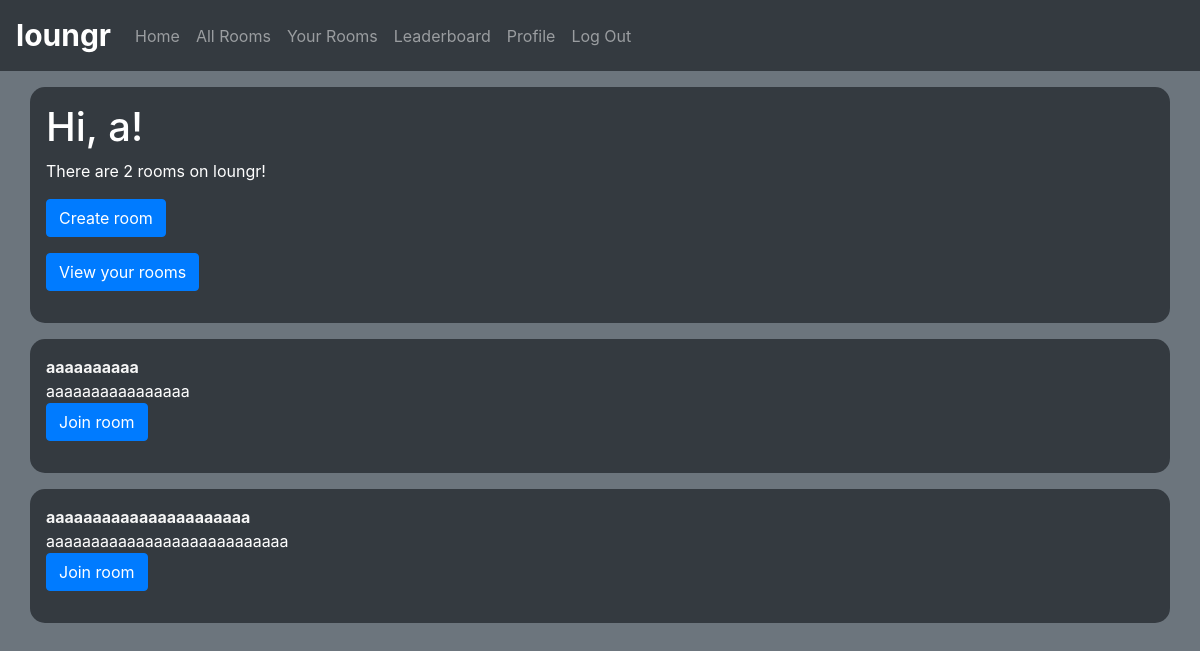
Screenshot of /rooms/all (signed in) with the database file from the repository.
### app/models.py (models this page shows, shortened)
class User(UserMixin, db.Model):
    id = db.Column(db.Integer, primary_key=True)
    username = db.Column(db.String(64), index=True, unique=True)
    email = db.Column(db.String(120), index=True, unique=True)
    password_hash = db.Column(db.String(128))
    posts = db.relationship('Post', backref='author', lazy='dynamic')
    replies = db.relationship('Reply', backref='author', lazy='dynamic')
    about_me = db.Column(db.String(140))
    last_seen = db.Column(db.DateTime, default=datetime.utcnow)
    followed = db.relationship(
        'User', secondary = followers,
        primaryjoin = (followers.c.follower_id == id),
        secondaryjoin = (followers.c.followed_id == id),
        backref = db.backref('followers', lazy='dynamic'), lazy='dynamic')
    liked = db.relationship(
    'PostLike',
    foreign_keys='PostLike.user_id',
    backref='user', lazy='dynamic')
    rooms = db.relationship('Room', secondary=members)
    """
    def followers(self):
        followers = []

        for user in User.query.all():
            if user.is_following(self):
                followers.append(user)

        return len(followers)
    """
    def user_rooms(self):
        return self.rooms

class Room(db.Model):
    id = db.Column(db.String(8), primary_key=True)
    name = db.Column(db.String(40), unique=True)
    desc = db.Column(db.String(250))
    admin = db.Column(db.Integer)

### app/routes.py (the view)
@app.route('/rooms/all', methods=['GET', 'POST'])
@login_required
def allrooms():
    all_rooms = Room.query.all()
    no_rooms = len(all_rooms)
    no_user_rooms = len(current_user.user_rooms())
    rooms = current_user.user_rooms()
    return render_template('allrooms.html', rooms = rooms, no_rooms= no_rooms, no_user_rooms=no_user_rooms, all_rooms =all_rooms)

### app/models.py (called while the page is built)
@login.user_loader
def load_user(id):
    return User.query.get(int(id))

### app/routes.py (called while the page is built)
@app.before_request
def before_request():
    if current_user.is_authenticated:
        current_user.last_seen = datetime.utcnow()
        db.session.commit()

### app/templates/allrooms.html
{% extends "base.html" %}
{% block content %}
<div class="container p-3 my-3 bg-dark text-white border-0" style="border-radius: 15px">
    <h1>Hi, {{ current_user.username }}!</h1>
    <p>There are {{no_rooms}} rooms on loungr!</p>
    <p><a class="btn btn-primary" href="{{url_for('createroom')}}">Create room</a></p>
    <p><a class="btn btn-primary" href="{{url_for('rooms')}}">View your rooms</a></p>
</div>
    {% for room in all_rooms %}
    {% include '_room.html' %}
    {% endfor %}
{% endblock %}

### app/templates/_room.html (shortened to what this page needs)
<div class="container p-3 my-3 bg-dark text-white border-0" style="border-radius: 15px">
    <table>
        <tr valign="top">
                <a style="font-weight: bold; color: whitesmoke;" href="/room/{{room.id}}">
                    {{ room.name }}
                </a>
                <br>{{ room.desc }}
                {% if room not in rooms %}
                <p><a class="btn btn-primary" href="/join/{{room.id}}">Join room</a></p>
                {% else %}
                <p><a class="btn btn-danger" href="/leave/{{room.id}}">Leave room</a></p>
                {% endif %}
        </tr>
    </table>
</div>

### rows the page displays
User: username "a"
Room: name "aaaaaaaaaa"
Room: name "aaaaaaaaaaaaaaaaaaaaaa"

### other values shown
{{ no_rooms }} "2"
